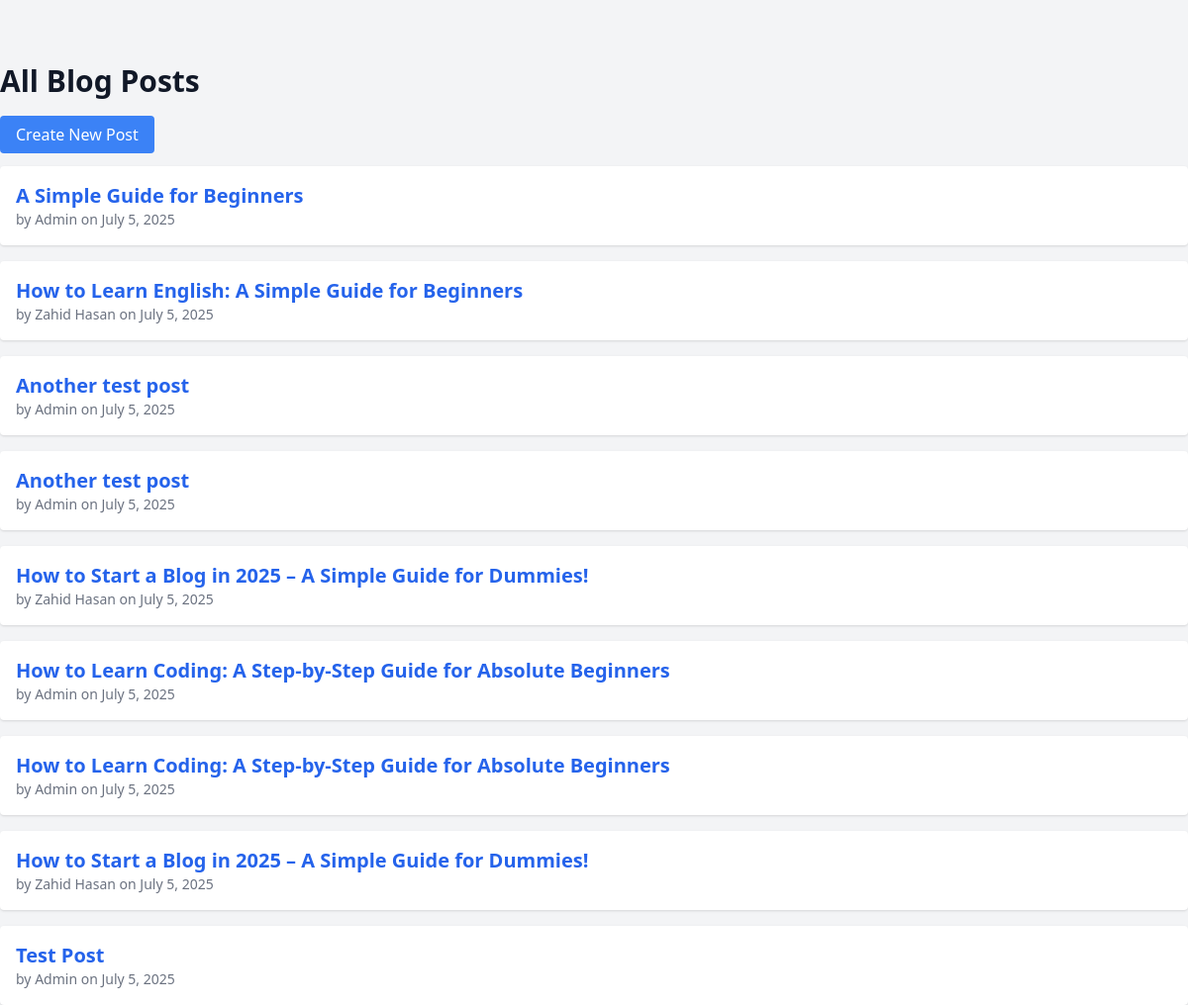
The page / on the database its author committed.
### blog_app/models.py (models this page shows, shortened)
class BlogPost(models.Model):
    title = models.CharField(max_length=200)
    content = models.TextField()
    author = models.CharField(max_length=100)
    image = models.ImageField(upload_to='media/blog_images/', null=True, blank=True)
    created_at = models.DateTimeField(auto_now_add=True)

### blog_app/views.py (the view)
# urls.py: 2. Add a URL to urlpatterns:  path('', views.home, name='home')
def home(request):
    posts = BlogPost.objects.order_by('-created_at')
    return render(request, 'home.html', {'posts': posts})

### blog_app/templates/home.html (shortened to what this page needs)
{% extends 'base.html' %}
{% block content %}
<h1 class="text-3xl font-bold mb-6">All Blog Posts</h1>
<a href="{% url 'create_post' %}" class="bg-blue-500 text-white px-4 py-2 rounded hover:bg-blue-600">Create New Post</a>
<ul class="mt-5 space-y-4">
    {% for post in posts %}
        <li class="bg-white shadow p-4 rounded">
            <a href="{% url 'view_post' post.id %}" class="text-xl font-semibold text-blue-600 hover:underline">{{ post.title }}</a>
            <p class="text-sm text-gray-500">by {{ post.author }} on {{ post.created_at|date:"F j, Y" }}</p>
        </li>
    {% empty %}
        <li>No posts yet.</li>
    {% endfor %}
</ul>
{% endblock %}

### blog_app/templates/base.html (shortened to what this page needs)
<!DOCTYPE html>
<html lang="en">
<head>
    <script src="https://cdn.tailwindcss.com"></script>
</head>
<body class="bg-gray-100 text-gray-900 font-sans">
 <div class="container mx-auto px-8 py-8"></div>
        {% block content %}
        {% endblock %}
</body>
</html>

### rows shown on the page
BlogPost: title "A Simple Guide for Beginners", author "Admin", created_at "July 5, 2025"
BlogPost: title "How to Learn English: A Simple Guide for Beginners", author "Zahid Hasan", created_at "July 5, 2025"
BlogPost: title "Another test post", author "Admin", created_at "July 5, 2025"
BlogPost: title "Another test post", author "Admin", created_at "July 5, 2025"
BlogPost: title "How to Start a Blog in 2025 – A Simple Guide for Dummies!", author "Zahid Hasan", created_at "July 5, 2025"
BlogPost: title "How to Learn Coding: A Step-by-Step Guide for Absolute Beginners", author "Admin", created_at "July 5, 2025"
BlogPost: title "How to Learn Coding: A Step-by-Step Guide for Absolute Beginners", author "Admin", created_at "July 5, 2025"
BlogPost: title "How to Start a Blog in 2025 – A Simple Guide for Dummies!", author "Zahid Hasan", created_at "July 5, 2025"
BlogPost: title "Test Post", author "Admin", created_at "July 5, 2025"
